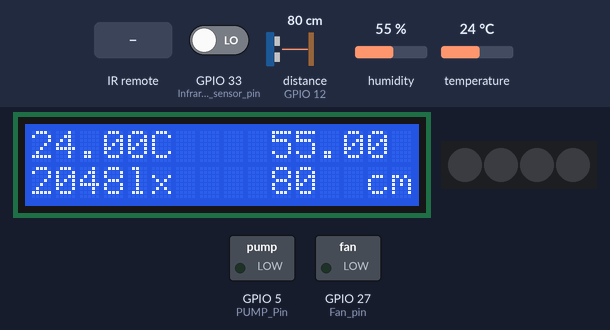
Simulated run of this sketch. Board: ESP32. Shown: 16×2 character LCD, 4 RGB LEDs in strip order, left to right, switched loads named in the sketch (green lamp = pin HIGH). Inputs (shaded band) come from the test bench; at power-on: GPIO 33 (Infrared_sensor_pin) LOW, distance to the obstacle (sensor on GPIO 12) 80 cm, humidity 55 %, temperature 24 °C. The echo pulse lasts 58.3 µs per cm; WiFi joins after 1.5 s; servers stay silent unless stated; random numbers use the default seed unless the sketch sets one; no MQTT or app messages arrive unless stated; not simulated (calls return 0 or success): ../../secrets.h; names the files do not define were given values by the test bench: MQTT_PORT = 1883; what the sketch prints to the serial monitor is not drawn.

Above: at 2.8 s.
2.9 s: infrared code 0xE718FF00 received
At 3.2 s:
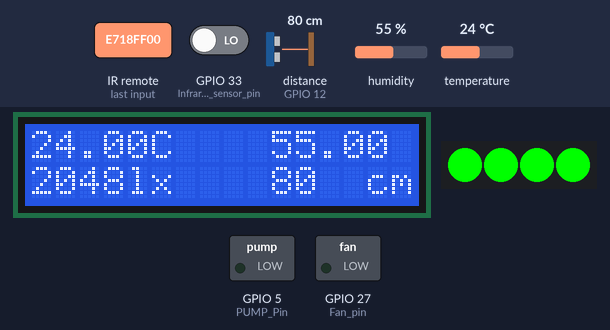
4.4 s: infrared code 0xF30CFF00 received
At 5.6 s:
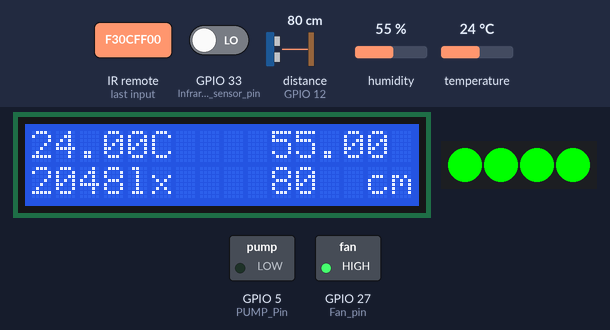
5.9 s: infrared code 0xA15EFF00 received
At 6.7 s:
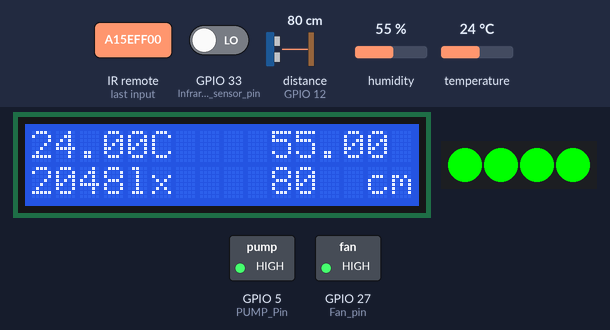
7.4 s: infrared code 0xF30CFF00 received
At 7.8 s:
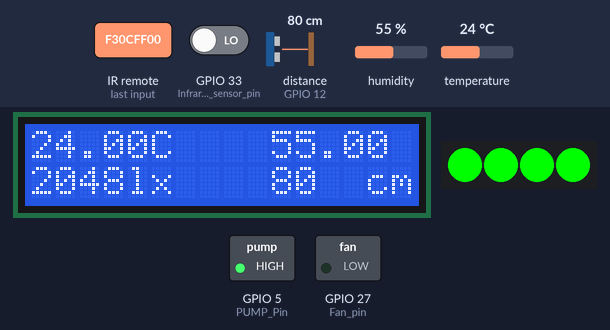
Timing chart, 0 to 9.9 s (numbered marks = the images above; inputs shaded):
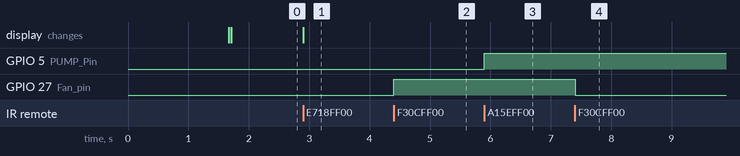

The sketch:

yolobit.ino
```cpp
#include <yolobit.h>

WiFiClient espClient;
PubSubClient client(espClient);
DHT20 dht20;
LiquidCrystal_I2C lcd(0x21, 16, 2);
Ultrasonic ultrasonic(Ultrasonic_trigger, Ultrasonic_echo);
Adafruit_NeoPixel NeoPixel(NUM_PIXELS, PIN_NEO_PIXEL, NEO_GRB + NEO_KHZ800);

void wifi_connect() {
  Serial.print("Connected to WiFi.");
  delay(10);
  WiFi.begin(SSID, PASSWORD);
  while (WiFi.status() != WL_CONNECTED) {
    delay(500);
    Serial.print(".");
  }

  Serial.println("WiFi connected!");
  Serial.print("IP address: ");
  Serial.println(WiFi.localIP());
}

void mqtt_setup() {
  client.setServer(MQTT_SERVER, MQTT_PORT);
  client.setCallback(callback_mqtt);

  Serial.println("Connected to MQTT server...");
  while (!client.connected()) {
    String clientID = "YolobitClient-";
    clientID += String(random(0xffff), HEX);
    if (client.connect(clientID.c_str(), MQTT_USER, MQTT_KEY)) {
      Serial.println("connected");
    } else {
      Serial.print("Failed with state ");
      Serial.println(client.state());
      delay(2000);
    }
  }

  for (int i = 0; i < 8; i++) {
    client.subscribe(MQTT_TOPIC[i]);
  }
}

void callback_mqtt(char *topic, byte *payload, unsigned int length) {
  StaticJsonDocument<192> doc;
  DeserializationError error = deserializeJson(doc, payload, length);

  if (error) {
    Serial.print("Lỗi khi parse JSON: ");
    Serial.println(error.c_str());
    return;
  }

  const char *dataname = doc["dataname"];
  float value = doc["value"];

  // Serial.println(MQTT_TOPIC[5]);
  // Serial.println(topic);
  // Kiểm tra nếu topic không phải là fan, led, hoặc pump thì bỏ qua
  if (strcmp(topic, MQTT_TOPIC[5]) != 0 &&
      strcmp(topic, MQTT_TOPIC[6]) != 0 &&
      strcmp(topic, MQTT_TOPIC[7]) != 0) {
    return;
  }

  Serial.print("Nhận dữ liệu từ topic: ");
  Serial.println(topic);
  Serial.print("Dataname: ");
  Serial.println(dataname);
  Serial.print("Value: ");
  Serial.println(value);

  if (strcmp(dataname, "fan") == 0) {
    //Serial.println(value);
    if (value == 0) {
      digitalWrite(Fan_pin, LOW);
      fan_enable = false;
    } else if (value == 1) {
      //Serial.println("here");
      digitalWrite(Fan_pin, HIGH);
      fan_enable = true;
    }
  }

  else if (strcmp(dataname, "led") == 0) {
    if (value == 0) {
      NeoPixel.clear();
      NeoPixel.show();
      led_enable = false;
    } else if (value == 1) {
      for (int pixel = 0; pixel < NUM_PIXELS; pixel++) {
        NeoPixel.setPixelColor(pixel, NeoPixel.Color(0, 0, 255));
      }
      NeoPixel.show();
      led_enable = true;
    }
  }

  else if (strcmp(dataname, "pump") == 0) {
    if (value == 0) {
      digitalWrite(PUMP_Pin, LOW);
      pump_enable = false;
    } else if (value == 1) {
      digitalWrite(PUMP_Pin, HIGH);
      pump_enable = true;
    }
  }
}


void read_DHT20() {
  dht20.read();
  float t = dht20.getTemperature();
  float h = dht20.getHumidity();

  //Serial.printf("Temp: %.2f°C, Hum: %.2f%%\n", temp, hum);
  temp = t;
  hum = h;
}

void read_Ultrasonic() {
  distance = ultrasonic.read();
}

void read_LightSensor() {
  light = analogRead(Light_sensor_pin);
}

void read_InfraredSensor() {
  infrared = digitalRead(Infrared_sensor_pin);
}

void write_LCD() {
  lcd.backlight();
  lcd.setCursor(0, 0);
  lcd.print(temp);
  lcd.setCursor(10, 0);
  lcd.print(hum);
  lcd.setCursor(0, 1);
  lcd.print(light);
  lcd.setCursor(10, 1);
  lcd.print(distance);
}

void Task_read_sensor(void *pvParameters) {
  while (1) {
    read_DHT20();
    read_Ultrasonic();
    read_LightSensor();
    read_InfraredSensor();

    //Serial.printf("Temp: %.2f°C, Hum: %.2f%%\n", temp, hum);
    send_mqtt(MQTT_TOPIC[0], temp, "sensor", 1, "temperature");
    send_mqtt(MQTT_TOPIC[1], hum, "sensor", 2, "huminity");
    send_mqtt(MQTT_TOPIC[2], (float)light, "sensor", 3, "light");
    send_mqtt(MQTT_TOPIC[3], (float)distance, "sensor", 4, "waterlevel");
    send_mqtt(MQTT_TOPIC[4], (float)infrared, "sensor", 5, "infrared");

    write_LCD();
    vTaskDelay(30000 / portTICK_PERIOD_MS);
  }
}

void send_mqtt(const char *topic, float value, const char *type, int id, const char *dataname) {
  StaticJsonDocument<192> doc;

  doc["username"] = "user1";
  doc["cagename"] = "cage1";
  doc["type"] = type;
  doc["id"] = id;
  doc["dataname"] = dataname;
  doc["value"] = value;
  doc["time"] = millis();

  char buffer[192];
  serializeJson(doc, buffer);
  client.publish(topic, buffer);
}

void setup() {
  // put your setup code here, to run once:
  Serial.begin(9600);
  Wire.begin();
  wifi_connect();
  mqtt_setup();

  lcd.init();
  dht20.begin();
  NeoPixel.begin();
  IrReceiver.begin(IR_pin, ENABLE_LED_FEEDBACK);

  pinMode(Fan_pin, OUTPUT);
  pinMode(PUMP_Pin, OUTPUT);


  lcd.backlight();
  lcd.setCursor(0, 0);
  lcd.print("0");
  lcd.setCursor(5, 0);
  lcd.print("C");
  lcd.setCursor(10, 0);
  lcd.print("0");
  lcd.setCursor(14, 0);
  lcd.print("%");
  lcd.setCursor(0, 1);
  lcd.print("0");
  lcd.setCursor(4, 1);
  lcd.print("lx");
  lcd.setCursor(10, 1);
  lcd.print("0");
  lcd.setCursor(14, 1);
  lcd.print("cm");

  xTaskCreatePinnedToCore(Task_read_sensor, "Task_read_sensor", 4096, NULL, 1, NULL, 0);
}


void loop() {
  // put your main code here, to run repeatedly:

  client.loop();
  if (IrReceiver.decode()) {

    Serial.print("Raw data: ");
    Serial.println(IrReceiver.decodedIRData.decodedRawData, HEX);
    if (IrReceiver.decodedIRData.decodedRawData == Button1) {
      Serial.println("fuck");
      if (fan_enable) {
        digitalWrite(Fan_pin, LOW);
      } else {
        digitalWrite(Fan_pin, HIGH);
      }
      fan_enable = !fan_enable;
      send_mqtt(MQTT_TOPIC[5], fan_enable, "device", 1, "fan");
    } else if (IrReceiver.decodedIRData.decodedRawData == Button2) {
      if (led_enable) {
        NeoPixel.clear();
        NeoPixel.show();
      } else {
        for (int pixel = 0; pixel < NUM_PIXELS; pixel++) {
          NeoPixel.setPixelColor(pixel, NeoPixel.Color(0, 255, 0));
        }
        NeoPixel.show();
      }

      led_enable = !led_enable;
      send_mqtt(MQTT_TOPIC[6], led_enable, "device", 2, "led");
    } else if (IrReceiver.decodedIRData.decodedRawData == Button3) {
      if (pump_enable) {
        digitalWrite(PUMP_Pin, LOW);
      } else {
        digitalWrite(PUMP_Pin, HIGH);
      }

      pump_enable = !pump_enable;
      send_mqtt(MQTT_TOPIC[7], pump_enable, "device", 3, "pump");
    }
    IrReceiver.resume();
  }
}
```

yolobit.h
```cpp
#include <Wire.h>
#include <Arduino.h>
#include <freertos/FreeRTOS.h>
#include <freertos/task.h>
#include <WiFi.h>
#include <PubSubClient.h>
#include <DHT20.h>
#include <LiquidCrystal_I2C.h>
#include <Ultrasonic.h>
#include <Adafruit_NeoPixel.h>
#include <IRremote.hpp>
#include <ArduinoJson.h>

#include "../../secrets.h"


#define Ultrasonic_trigger    2
#define Ultrasonic_echo       12
#define Light_sensor_pin      32
#define Infrared_sensor_pin   33
#define Fan_pin               27
#define PIN_NEO_PIXEL         19
#define NUM_PIXELS            4
#define IR_pin                26
#define PUMP_Pin              5

#define Button1               0xF30CFF00
#define Button2               0xE718FF00
#define Button3               0xA15EFF00

float temp = 0;
float hum = 0;
int distance = 0;
int light = 0;
int infrared = 0;
bool led_enable = false;
bool fan_enable = false;
bool pump_enable = false;
```

Measured:
- after the input at 4.4 s, GPIO 27 (Fan_pin): LOW → HIGH at once
- after the input at 5.9 s, GPIO 5 (PUMP_Pin): LOW → HIGH at once
- after the input at 7.4 s, GPIO 27 (Fan_pin): HIGH → LOW at once
